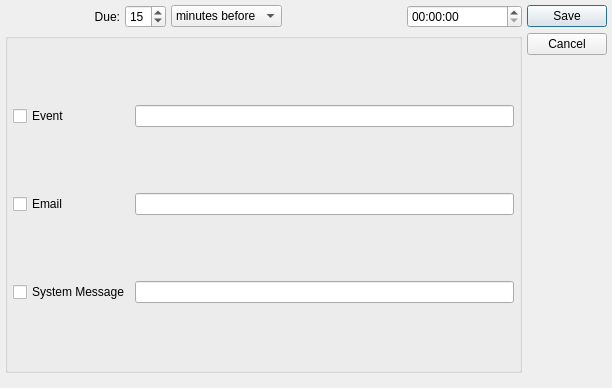
<?xml version="1.0" encoding="UTF-8"?>
<ui version="4.0">
 <comment>This file is part of the xTuple ERP: PostBooks Edition, a free and
open source Enterprise Resource Planning software suite,
Copyright (c) 1999-2019 by OpenMFG LLC, d/b/a xTuple.
It is licensed to you under the Common Public Attribution License
version 1.0, the full text of which (including xTuple-specific Exhibits)
is available at www.xtuple.com/CPAL.  By using this software, you agree
to be bound by its terms.</comment>
 <class>alarmMaint</class>
 <widget class="QDialog" name="alarmMaint">
  <property name="geometry">
   <rect>
    <x>0</x>
    <y>0</y>
    <width>612</width>
    <height>388</height>
   </rect>
  </property>
  <property name="windowTitle">
   <string>Alarm</string>
  </property>
  <layout class="QGridLayout" name="gridLayout">
   <item row="0" column="0">
    <layout class="QHBoxLayout">
     <item>
      <layout class="QVBoxLayout">
       <item>
        <layout class="QHBoxLayout">
         <item>
          <widget class="QLabel" name="_alarmDueLit">
           <property name="text">
            <string>Due:</string>
           </property>
           <property name="alignment">
            <set>Qt::AlignRight|Qt::AlignTrailing|Qt::AlignVCenter</set>
           </property>
          </widget>
         </item>
         <item>
          <layout class="QHBoxLayout">
           <item>
            <widget class="QSpinBox" name="_alarmOffset">
             <property name="value">
              <number>15</number>
             </property>
            </widget>
           </item>
           <item>
            <widget class="XComboBox" name="_alarmQualifier">
             <property name="minimumSize">
              <size>
               <width>0</width>
               <height>0</height>
              </size>
             </property>
             <item>
              <property name="text">
               <string>minutes before</string>
              </property>
             </item>
             <item>
              <property name="text">
               <string>hours before</string>
              </property>
             </item>
             <item>
              <property name="text">
               <string>days before</string>
              </property>
             </item>
             <item>
              <property name="text">
               <string>minutes after</string>
              </property>
             </item>
             <item>
              <property name="text">
               <string>hours after</string>
              </property>
             </item>
             <item>
              <property name="text">
               <string>days after</string>
              </property>
             </item>
            </widget>
           </item>
          </layout>
         </item>
         <item>
          <widget class="DLineEdit" name="_alarmDate">
           <property name="enabled">
            <bool>true</bool>
           </property>
          </widget>
         </item>
         <item>
          <widget class="QTimeEdit" name="_alarmTime"/>
         </item>
        </layout>
       </item>
       <item>
        <widget class="QGroupBox" name="_alarmGroup">
         <property name="title">
          <string/>
         </property>
         <layout class="QGridLayout">
          <item row="0" column="0">
           <widget class="XCheckBox" name="_eventAlarm">
            <property name="text">
             <string>Event</string>
            </property>
            <property name="checked">
             <bool>false</bool>
            </property>
            <property name="forgetful">
             <bool>true</bool>
            </property>
           </widget>
          </item>
          <item row="0" column="1">
           <widget class="QLineEdit" name="_eventRecipient"/>
          </item>
          <item row="1" column="0">
           <widget class="XCheckBox" name="_emailAlarm">
            <property name="text">
             <string>Email</string>
            </property>
            <property name="forgetful">
             <bool>true</bool>
            </property>
           </widget>
          </item>
          <item row="1" column="1">
           <widget class="QLineEdit" name="_emailRecipient"/>
          </item>
          <item row="2" column="0">
           <widget class="XCheckBox" name="_sysmsgAlarm">
            <property name="text">
             <string>System Message</string>
            </property>
            <property name="forgetful">
             <bool>true</bool>
            </property>
           </widget>
          </item>
          <item row="2" column="1">
           <widget class="QLineEdit" name="_sysmsgRecipient"/>
          </item>
         </layout>
        </widget>
       </item>
      </layout>
     </item>
     <item>
      <widget class="QDialogButtonBox" name="_buttonBox">
       <property name="orientation">
        <enum>Qt::Vertical</enum>
       </property>
       <property name="standardButtons">
        <set>QDialogButtonBox::Cancel|QDialogButtonBox::Save</set>
       </property>
      </widget>
     </item>
    </layout>
   </item>
   <item row="1" column="0">
    <widget class="ContactCluster" name="_contactCluster"/>
   </item>
   <item row="2" column="0">
    <widget class="UsernameCluster" name="_usernameCluster"/>
   </item>
  </layout>
 </widget>
 <layoutdefault spacing="5" margin="5"/>
 <customwidgets>
  <customwidget>
   <class>ContactCluster</class>
   <extends>QWidget</extends>
   <header>contactcluster.h</header>
  </customwidget>
  <customwidget>
   <class>DLineEdit</class>
   <extends>QWidget</extends>
   <header>datecluster.h</header>
   <container>1</container>
  </customwidget>
  <customwidget>
   <class>UsernameCluster</class>
   <extends>QWidget</extends>
   <header>usernamecluster.h</header>
  </customwidget>
  <customwidget>
   <class>XCheckBox</class>
   <extends>QCheckBox</extends>
   <header>xcheckbox.h</header>
  </customwidget>
  <customwidget>
   <class>XComboBox</class>
   <extends>QComboBox</extends>
   <header>xcombobox.h</header>
  </customwidget>
 </customwidgets>
 <tabstops>
  <tabstop>_alarmOffset</tabstop>
  <tabstop>_alarmQualifier</tabstop>
  <tabstop>_alarmDate</tabstop>
  <tabstop>_alarmTime</tabstop>
  <tabstop>_eventAlarm</tabstop>
  <tabstop>_eventRecipient</tabstop>
  <tabstop>_emailAlarm</tabstop>
  <tabstop>_emailRecipient</tabstop>
  <tabstop>_sysmsgAlarm</tabstop>
  <tabstop>_sysmsgRecipient</tabstop>
 </tabstops>
 <includes>
  <include location="global">parameter.h</include>
 </includes>
 <resources/>
 <connections/>
</ui>
